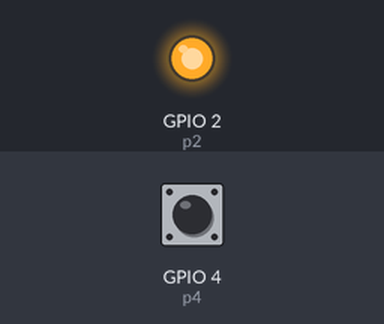
Bench run of a program on a simulated ESP32 board running MicroPython. Parts: output pins drawn as LEDs (lit = HIGH). Dashed ring = blinking. The inputs (shaded band) are chosen by the test bench; at power-on: GPIO 4 (p4) LOW.

Above: at 1.2 s.
1.3 s: GPIO 4 (p4) pulled HIGH for 3.2 s
At 2.1 s:
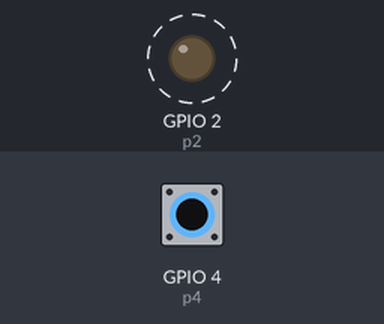
6.0 s: GPIO 4 (p4) pulled HIGH for 0.15 s
At 7.2 s:
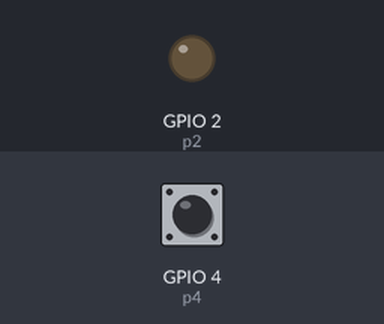
7.6 s: GPIO 4 (p4) pulled HIGH for 1 s
At 8.5 s:
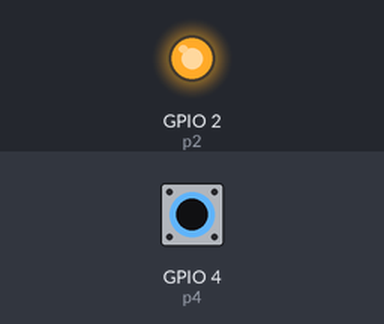
Timing chart, 0 to 10.6 s (numbered marks = the images above; inputs shaded):
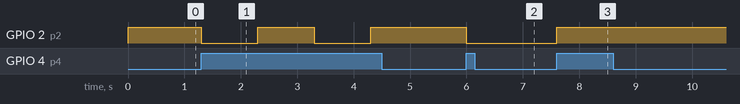

Measured:
- after the input at 1.3 s, GPIO 2 (p2): alternates HIGH for 1.0 s and LOW for 1.0 s, starting at once
- after the input at 6.0 s, GPIO 2 (p2): HIGH → LOW at once
- after the input at 7.6 s, GPIO 2 (p2): LOW → HIGH at once

The program:

esp32c3_wake_gpio.py
```python
import machine
import time
import esp32

p2 = machine.Pin(2, machine.Pin.OUT)
p4 = machine.Pin(4, machine.Pin.IN, machine.Pin.PULL_DOWN)
def wake_routine():
    p2(not p2.value())

#p3.irq(wake_routine, trigger=machine.Pin.IRQ_RISING,wake=machine.IDLE)
esp32.wake_on_ext0(4, esp32.WAKEUP_ANY_HIGH)
while True:
    wake_routine()
    time.sleep(1)
    machine.lightsleep()
```
